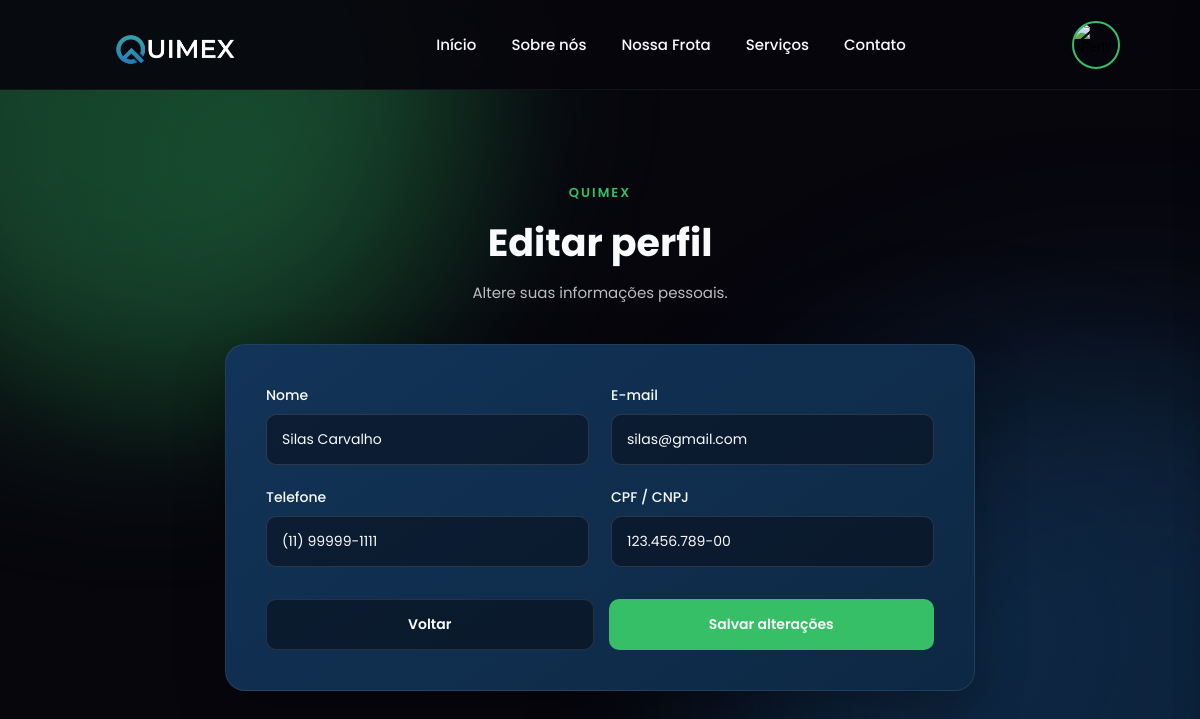
The page /user/editar_perfil.php (signed in) on the database its author committed.
### tables this page shows
CREATE TABLE IF NOT EXISTS users (

    id_user INT AUTO_INCREMENT PRIMARY KEY,

    nome VARCHAR(150) NOT NULL,

    email VARCHAR(150) NOT NULL UNIQUE,

    telefone VARCHAR(20) NOT NULL,

    cpf_cnpj VARCHAR(20) NOT NULL UNIQUE,

    tipo ENUM('PF', 'PJ') NOT NULL,

    senha VARCHAR(255) NOT NULL,

    data_cadastro DATETIME DEFAULT CURRENT_TIMESTAMP,

    status ENUM('Ativo', 'Inativo') DEFAULT 'Ativo'

);

### crud.php (called while the page is built, shortened)
<?php
try {
    function read($pdo, $table, $where = null) {
        $sql = "SELECT * FROM $table";
        if ($where) {
            $sql .= " WHERE $where";
        }
        $stmt = $pdo->query($sql);
        return $stmt->fetch(PDO::FETCH_ASSOC);
    }
} catch (PDOException $e) {
    die("Erro de conexão: " . $e->getMessage());
}

### user/editar_perfil.php (the view, shortened to what this page needs)
<?php
require_once '../crud.php';
$id_user = $_SESSION['id_user'];
$usuario = read(
    $pdo,
    'users',
    "id_user = $id_user"
);
?>
<!DOCTYPE html>
<html lang="pt-br">
<head>
    <link rel="stylesheet" href="/TCC-Quimex/css/editar_perfil.css">
</head>
<body>
<?php require_once '../partial/header.php'; ?>
<main class="pagina-editar">
    <section class="editar-container">
        <div class="titulo-editar">
            <span>QUIMEX</span>
            <h1>Editar perfil</h1>
            <p>
                Altere suas informações pessoais.
            </p>
        </div>
        <form
            action="<?php echo $base; ?>function/update_perfil.php"
            method="POST"
            class="form-editar"
        >
            <div class="campo">
                <label for="nome">
                    Nome
                </label>
                <input
                    type="text"
                    name="nome"
                    id="nome"
                    value="<?php echo $usuario['nome']; ?>"
                    required
                >
            </div>
            <div class="campo">
                <label for="email">
                    E-mail
                </label>
                <input
                    type="email"
                    name="email"
                    id="email"
                    value="<?php echo $usuario['email']; ?>"
                    required
                >
            </div>
            <div class="campo">
                <label for="telefone">
                    Telefone
                </label>
                <input
                    type="text"
                    name="telefone"
                    id="telefone"
                    value="<?php echo $usuario['telefone']; ?>"
                    required
                >
            </div>
            <div class="campo">
                <label for="cpf_cnpj">
                    CPF / CNPJ
                </label>
                <input
                    type="text"
                    name="cpf_cnpj"
                    id="cpf_cnpj"
                    value="<?php echo $usuario['cpf_cnpj']; ?>"
                    required
                >
            </div>
            <div class="acoes">
                <a
                    href="<?php echo $base; ?>user/perfil.php"
                    class="btn-voltar"
                >
                    Voltar
                </a>
                <button
                    type="submit"
                    class="btn-salvar"
                >
                    Salvar alterações
                </button>
            </div>
        </form>
    </section>
</main>
</body>
</html>

### css/editar_perfil.css (style rules this page uses)
:root { --black: #07060D; --dark-blue: #123458; --white: #F8FAFC; --green: #36BF66; --gray-text: rgba(248, 250, 252, 0.75); }
* { margin: 0; padding: 0; box-sizing: border-box; }
body { font-family: 'Poppins', sans-serif; background: #07060D; color: #F8FAFC; overflow-x: hidden; }
body::before { content: ""; position: fixed; width: 650px; height: 650px; top: -250px; left: -180px; border-radius: 50%; background: rgba(54, 191, 102, 0.30); filter: blur(90px); animation: luzVerde 8s ease-in-out infinite alternate; pointer-events: none; z-index: -2; }
body::after { content: ""; position: fixed; width: 750px; height: 750px; right: -300px; bottom: -300px; border-radius: 50%; background: rgba(18, 52, 88, 0.60); filter: blur(100px); animation: luzAzul 10s ease-in-out infinite alternate; pointer-events: none; z-index: -2; }
.pagina-editar { min-height: 100vh; padding: 150px 20px 80px; display: flex; justify-content: center; align-items: center; background: radial-gradient( circle at 20% 20%, rgba(54, 191, 102, 0.10), transparent 30% ), radial-gradient( circle at 80% 80%, rgba(18, 52, 88, 0.30), transparent 35% ); }
.editar-container { width: 100%; max-width: 750px; }
.titulo-editar { text-align: center; margin-bottom: 40px; }
.titulo-editar span { color: var(--green); font-size: 13px; font-weight: 600; letter-spacing: 2px; }
.titulo-editar h1 { margin-top: 10px; font-size: 38px; }
.titulo-editar p { margin-top: 10px; color: var(--gray-text); font-size: 15px; }
.form-editar { display: grid; grid-template-columns: 1fr 1fr; gap: 22px; padding: 40px; background: linear-gradient( 145deg, #123458, #0d2844 ); border: 1px solid rgba(255, 255, 255, 0.08); border-radius: 20px; box-shadow: 0 20px 50px rgba(0, 0, 0, 0.3); }
.campo { display: flex; flex-direction: column; gap: 8px; }
.campo label { color: var(--white); font-size: 14px; font-weight: 500; }
.campo input { width: 100%; padding: 14px 15px; border: 1px solid rgba(255, 255, 255, 0.12); border-radius: 10px; outline: none; background: rgba(7, 6, 13, 0.45); color: var(--white); font-family: 'Poppins', sans-serif; font-size: 14px; transition: 0.3s ease; }
.campo input::placeholder { color: rgba(248, 250, 252, 0.45); }
.acoes { grid-column: 1 / -1; display: flex; gap: 15px; margin-top: 10px; }
.acoes a, .acoes button { flex: 1; padding: 14px; border-radius: 10px; text-align: center; font-family: 'Poppins', sans-serif; font-size: 14px; font-weight: 600; cursor: pointer; transition: 0.3s ease; }
.btn-voltar { background: rgba(7, 6, 13, 0.5); color: var(--white); border: 1px solid rgba(255, 255, 255, 0.1); text-decoration: none; }
.btn-salvar { background: var(--green); color: var(--white); border: none; }

### css/header.css (style rules this page uses)
:root { --black: #07060D; --dark-blue: #123458; --white: #F8FAFC; --dark-green: #164030; --green: #36BF66; --gray-text: rgba(248,250,252,0.75); --gray-border: rgba(255,255,255,0.12); --shadow-green: 0 0 25px rgba(54,191,102,0.25); --shadow-blue: 0 0 30px rgba(18,52,88,0.35); --transition: 0.3s ease; }

### rows shown on the page
users: nome "Silas Carvalho", email "silas@gmail.com", telefone "(11) 99999-1111", cpf_cnpj "123.456.789-00"
